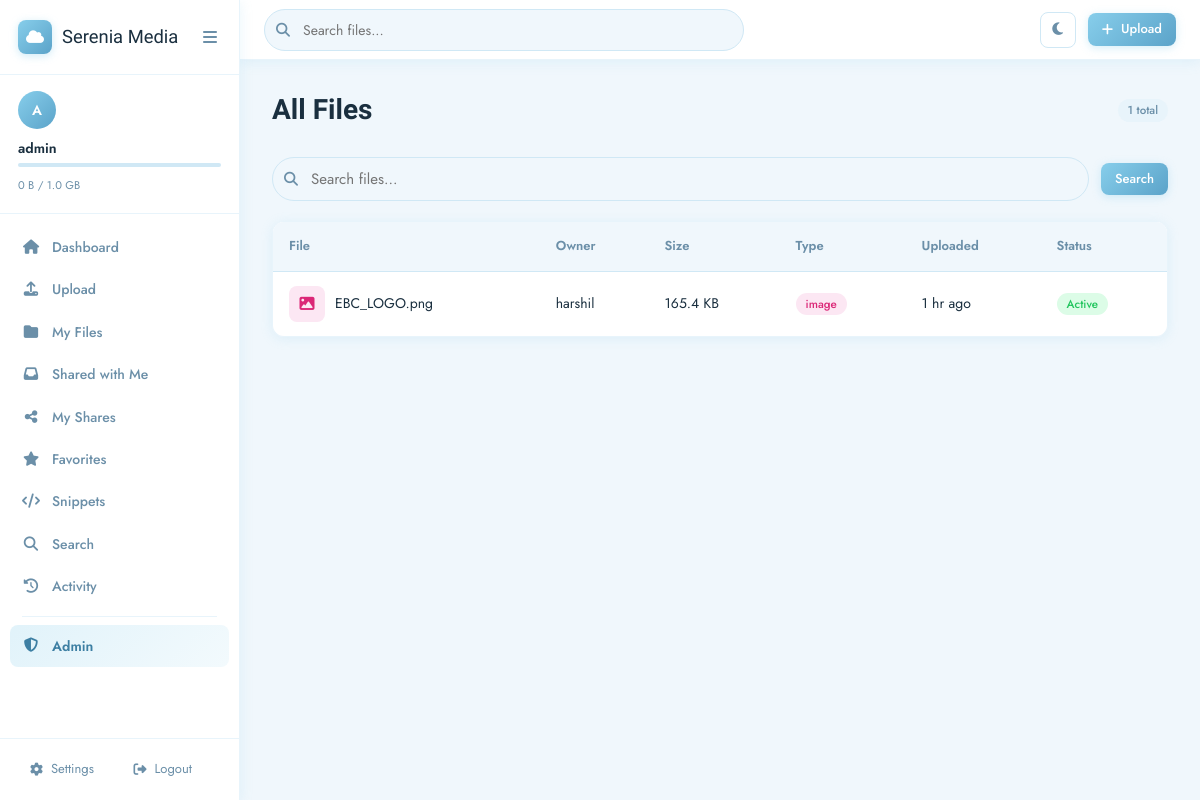
/admin/files (signed in), run on the app's committed database.
### models/user.py (models this page shows, shortened)
class User(UserMixin, db.Model):
    __tablename__ = 'users'
    id = db.Column(db.Integer, primary_key=True)
    username = db.Column(db.String(80), unique=True, nullable=False, index=True)
    email = db.Column(db.String(120), unique=True, nullable=False, index=True)
    password_hash = db.Column(db.String(256), nullable=False)
    is_admin = db.Column(db.Boolean, default=False)
    is_active = db.Column(db.Boolean, default=True)
    avatar_path = db.Column(db.String(512), nullable=True)   # stored filename under static/avatars/
    bio = db.Column(db.Text, nullable=True)
    storage_used = db.Column(db.BigInteger, default=0)
    storage_limit = db.Column(db.BigInteger, default=1073741824)  # 1 GB
    dark_mode = db.Column(db.Boolean, default=False)
    reset_token = db.Column(db.String(100), nullable=True)
    reset_token_expiry = db.Column(db.DateTime, nullable=True)
    created_at = db.Column(db.DateTime, default=datetime.utcnow)
    last_login = db.Column(db.DateTime, nullable=True)
    files = db.relationship('File', backref='owner', lazy='dynamic', cascade='all, delete-orphan')
    folders = db.relationship('Folder', backref='owner', lazy='dynamic', cascade='all, delete-orphan')
    shares_created = db.relationship('Share', backref='creator', lazy='dynamic', foreign_keys='Share.created_by')
    snippets = db.relationship('TextSnippet', backref='author', lazy='dynamic', cascade='all, delete-orphan')
    activities = db.relationship('Activity', backref='user', lazy='dynamic', cascade='all, delete-orphan')
    favorites = db.relationship('Favorite', backref='user', lazy='dynamic', cascade='all, delete-orphan')
    def storage_percent(self):
        if self.storage_limit == 0:
            return 0
        return min(int((self.storage_used / self.storage_limit) * 100), 100)

### models/file.py (models this page shows, shortened)
class File(db.Model):
    __tablename__ = 'files'
    id                = db.Column(db.Integer, primary_key=True)
    filename          = db.Column(db.String(255), nullable=False)
    original_filename = db.Column(db.String(255), nullable=False)
    file_path         = db.Column(db.String(512), nullable=False)
    file_size         = db.Column(db.BigInteger, default=0)
    mime_type         = db.Column(db.String(100), nullable=True)
    file_type         = db.Column(db.String(50), nullable=True)
    extension         = db.Column(db.String(20), nullable=True)
    description       = db.Column(db.Text, nullable=True)
    tags              = db.Column(db.String(512), nullable=True)
    is_deleted        = db.Column(db.Boolean, default=False)
    is_favorite       = db.Column(db.Boolean, default=False)
    download_count    = db.Column(db.Integer, default=0)
    view_count        = db.Column(db.Integer, default=0)
    version           = db.Column(db.Integer, default=1)
    folder_id         = db.Column(db.Integer, db.ForeignKey('folders.id'), nullable=True)
    user_id           = db.Column(db.Integer, db.ForeignKey('users.id'), nullable=False)
    created_at        = db.Column(db.DateTime, default=datetime.utcnow, index=True)
    updated_at        = db.Column(db.DateTime, default=datetime.utcnow, onupdate=datetime.utcnow)
    last_accessed     = db.Column(db.DateTime, nullable=True)
    shares       = db.relationship('Share', backref='file', lazy='dynamic', cascade='all, delete-orphan')
    favorites_rel= db.relationship('Favorite', backref='file', lazy='dynamic', cascade='all, delete-orphan')
    def size_human(self):
        return _human_size(self.file_size)
    def icon_class(self):
        icons = {
            'image':    'fa-image',
            'video':    'fa-video',
            'audio':    'fa-music',
            'document': 'fa-file-alt',
            'archive':  'fa-file-archive',
            'text':     'fa-file-code',
        }
        return icons.get(self.file_type, 'fa-file')

### routes/admin.py (the view)
@admin_bp.route('/admin/files')
@login_required
@admin_required
def files():
    page = request.args.get('page', 1, type=int)
    q    = request.args.get('q', '')
    query = File.query
    if q:
        query = query.filter(File.original_filename.ilike(f'%{q}%'))
    files = query.order_by(File.created_at.desc()).paginate(page=page, per_page=30, error_out=False)
    return render_template('admin/files.html', files=files, q=q)

### models/file.py (called while the page is built)
def _human_size(size):
    if not size: return '0 B'
    for unit in ['B','KB','MB','GB','TB']:
        if size < 1024.0: return f"{size:.1f} {unit}"
        size /= 1024.0
    return f"{size:.1f} PB"

### models/user.py (called while the page is built)
    @staticmethod
    def get(key, default=None):
        row = SiteSettings.query.filter_by(key=key).first()
        return row.value if row else default

### routes/admin.py (called while the page is built)
def admin_required(f):
    from functools import wraps
    @wraps(f)
    def decorated(*args, **kwargs):
        if not current_user.is_authenticated or not current_user.is_admin:
            from flask import abort; abort(403)
        return f(*args, **kwargs)
    return decorated

### templates/admin/files.html (shortened to what this page needs)
{% extends "base.html" %}
{% block content %}
<div class="page-header"><h1>All Files</h1><span class="badge">{{ files.total }} total</span></div>
<form class="toolbar" method="get">
    <div class="toolbar-search"><input type="text" name="q" value="{{ q }}" placeholder="Search files…"></div>
    <button type="submit" class="btn-primary btn-sm">Search</button>
</form>
<div class="table-wrapper">
    <table class="data-table">
        <thead><tr><th>File</th><th>Owner</th><th>Size</th><th>Type</th><th>Uploaded</th><th>Status</th></tr></thead>
        <tbody>
        {% for f in files.items %}
        <tr>
            <td>
                <div class="file-row-compact">
                    <div class="file-icon file-{{ f.file_type }}"><i class="fa-solid {{ f.icon_class() }}"></i></div>
                    <span>{{ f.original_filename }}</span>
                </div>
            </td>
            <td>{{ f.owner.username if f.owner else '—' }}</td>
            <td>{{ f.size_human() }}</td>
            <td><span class="badge badge-{{ f.file_type }}">{{ f.file_type }}</span></td>
            <td>{{ f.created_at|timeago }}</td>
            <td><span class="badge {{ 'badge-error' if f.is_deleted else 'badge-success' }}">{{ 'Deleted' if f.is_deleted else 'Active' }}</span></td>
        </tr>
        {% endfor %}
        </tbody>
    </table>
</div>
{% endblock %}

### templates/base.html (shortened to what this page needs)
<!DOCTYPE html>
<html lang="en" class="{{ 'dark-mode' if current_user.is_authenticated and current_user.dark_mode else '' }}">
<head>
  <link rel="stylesheet" href="https://cdnjs.cloudflare.com/ajax/libs/font-awesome/6.5.0/css/all.min.css">
  <link rel="stylesheet" href="{{ url_for('static', filename='css/main.css') }}">
</head>
<body>
  {% if current_user.is_authenticated %}
  <nav class="sidebar" id="sidebar">
    <div class="sidebar-logo">
      <a href="{{ url_for('main.dashboard') }}" class="logo-link">
        {% if logo_path %}
        <img src="/static/brand/{{ logo_path }}" class="logo-img" alt="{{ site_name }}">
        {% else %}
        <div class="logo-icon"><i class="fa-solid fa-cloud"></i></div>
        {% endif %}
        <span class="logo-text">{{ site_name }}</span>
      </a>
      <button class="sidebar-toggle" id="sidebarToggle"><i class="fa-solid fa-bars"></i></button>
    </div>
    <div class="sidebar-user">
      <div class="user-avatar-wrap">
        {% if current_user.avatar_path %}
        <img src="/static/avatars/{{ current_user.avatar_path }}" class="user-avatar-img" alt="avatar">
        {% else %}
        <div class="user-avatar">{{ current_user.username[0].upper() }}</div>
        {% endif %}
      </div>
      <div class="user-info">
        <div class="user-name">{{ current_user.username }}</div>
        <div class="user-storage">
          <div class="storage-bar">
          </div>
          <span class="storage-text">{{ current_user.storage_used|human_size }} / {{ current_user.storage_limit|human_size }}</span>
        </div>
      </div>
    </div>
    <ul class="sidebar-nav">
      <li><a href="{{ url_for('main.dashboard') }}" class="{{ 'active' if request.endpoint=='main.dashboard' }}"><i class="fa-solid fa-house"></i><span>Dashboard</span></a></li>
      <li><a href="{{ url_for('files.upload') }}" class="{{ 'active' if request.endpoint=='files.upload' }}"><i class="fa-solid fa-upload"></i><span>Upload</span></a></li>
      <li><a href="{{ url_for('files.list_files') }}" class="{{ 'active' if request.endpoint=='files.list_files' }}"><i class="fa-solid fa-folder"></i><span>My Files</span></a></li>
      <li><a href="{{ url_for('files.shared_with_me') }}" class="{{ 'active' if request.endpoint=='files.shared_with_me' }}"><i class="fa-solid fa-inbox"></i><span>Shared with Me</span></a></li>
      <li><a href="{{ url_for('files.my_shares') }}" class="{{ 'active' if request.endpoint=='files.my_shares' }}"><i class="fa-solid fa-share-nodes"></i><span>My Shares</span></a></li>
      <li><a href="{{ url_for('main.favorites') }}" class="{{ 'active' if request.endpoint=='main.favorites' }}"><i class="fa-solid fa-star"></i><span>Favorites</span></a></li>
      <li><a href="{{ url_for('main.snippets') }}" class="{{ 'active' if request.endpoint=='main.snippets' }}"><i class="fa-solid fa-code"></i><span>Snippets</span></a></li>
      <li><a href="{{ url_for('main.search') }}" class="{{ 'active' if request.endpoint=='main.search' }}"><i class="fa-solid fa-magnifying-glass"></i><span>Search</span></a></li>
      <li><a href="{{ url_for('main.activity') }}" class="{{ 'active' if request.endpoint=='main.activity' }}"><i class="fa-solid fa-clock-rotate-left"></i><span>Activity</span></a></li>
      {% if current_user.is_admin %}
      <li class="nav-divider"></li>
      <li><a href="{{ url_for('admin.dashboard') }}" class="{{ 'active' if 'admin' in request.endpoint }}"><i class="fa-solid fa-shield-halved"></i><span>Admin</span></a></li>
      {% endif %}
    </ul>
    <div class="sidebar-footer">
      <a href="{{ url_for('auth.profile') }}"><i class="fa-solid fa-gear"></i><span>Settings</span></a>
      <a href="{{ url_for('auth.logout') }}"><i class="fa-solid fa-right-from-bracket"></i><span>Logout</span></a>
    </div>
  </nav>
  <div class="main-wrapper" id="mainWrapper">
    <header class="topbar">
      <div class="topbar-search">
        <form action="{{ url_for('main.search') }}" method="get">
          <input type="text" name="q" placeholder="Search files..." value="{{ request.args.get('q','') }}">
        </form>
      </div>
      <div class="topbar-actions">
        <button class="btn-icon" id="darkModeToggle" title="Toggle dark mode">
          <i class="fa-solid {{ 'fa-sun' if current_user.dark_mode else 'fa-moon' }}"></i>
        </button>
        <a href="{{ url_for('files.upload') }}" class="btn-primary btn-sm"><i class="fa-solid fa-plus"></i> Upload</a>
      </div>
    </header>
    <main class="content-area">
      {% block content %}{% endblock %}
    </main>
  </div>
  {% endif %}
</body>
</html>

### data on the page
User: username "A", username "admin", storage_used|human_size "0 B", storage_limit|human_size "1.0 GB"
File: original_filename "EBC_LOGO.png", owner "harshil", size_human "165.4 KB", file_type "image", created_at "1 hr ago", is_deleted "Active"

### other printed values
{{ site_name }} "Serenia Media"
{{ files.total }} "1"
